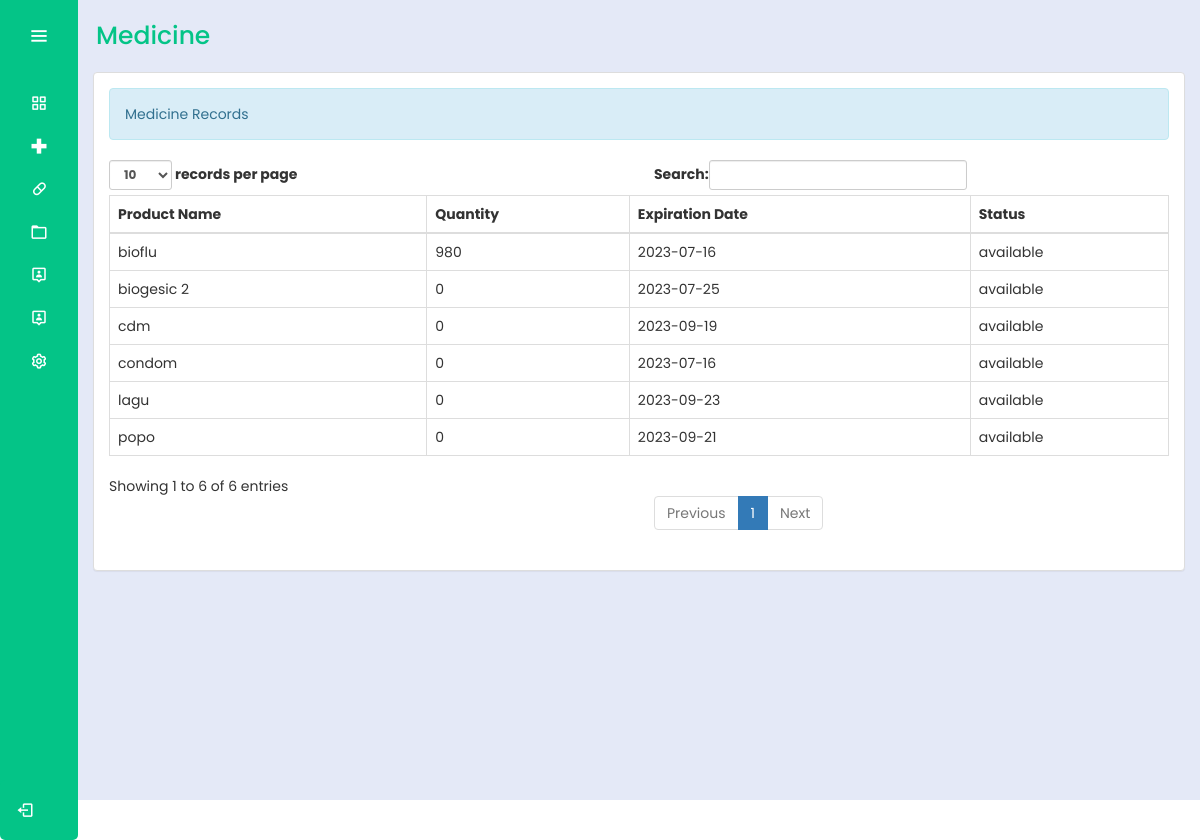
The app's page /admin/medicinerecords.php (signed in), older data.
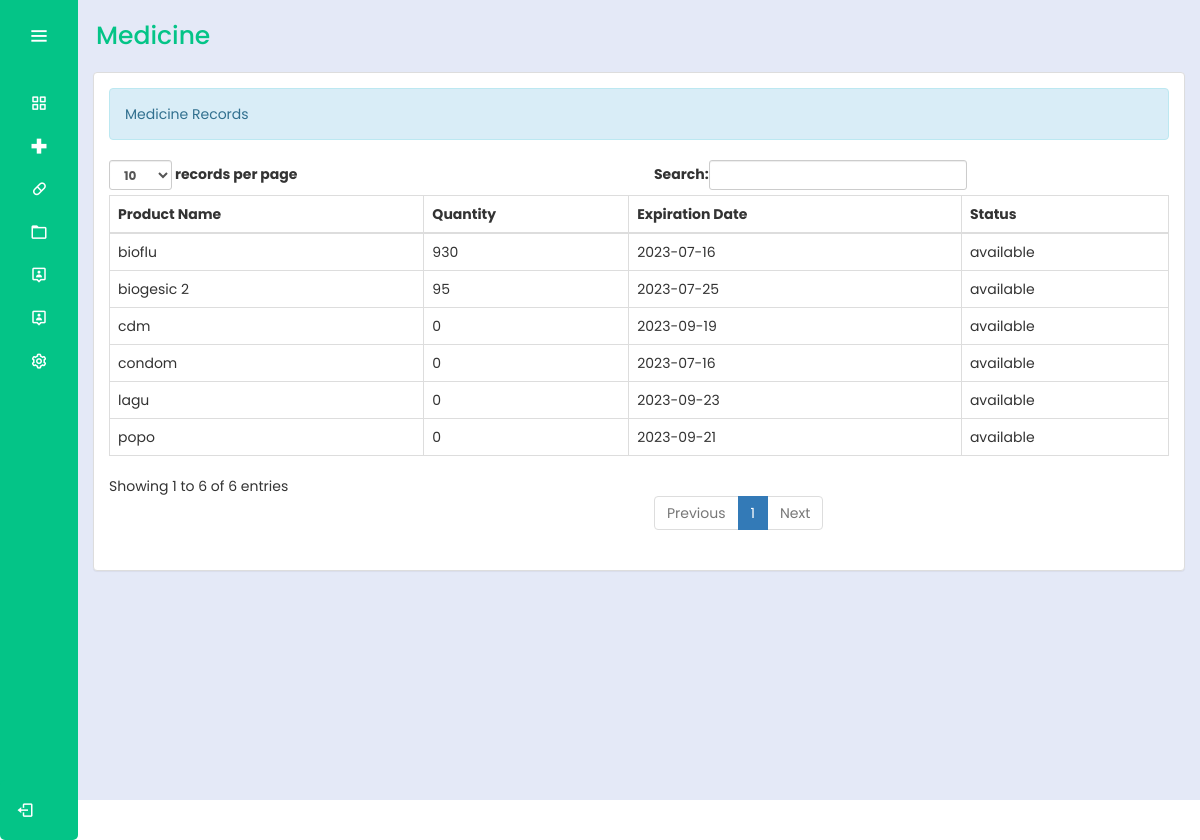
The same page, newer data.
### tables this page shows
CREATE TABLE `medicines` (
  `productId` int(30) NOT NULL,
  `productName` varchar(100) NOT NULL,
  `quantity1` int(10) NOT NULL,
  `total` int(10) NOT NULL,
  `expDate` date NOT NULL,
  `status` varchar(100) NOT NULL,
  `action` varchar(100) NOT NULL
);

### admin/medicinerecords.php (the view, shortened to what this page needs)
<?php
@include "../connection/connect.php";
if(isset($_SESSION['user_data'])){
?>
<!DOCTYPE html>
<html lang="en">
<head>
  <link rel="stylesheet" href="../cssmainmenu/style.css">
  <link href='https://unpkg.com/boxicons@2.1.4/css/boxicons.min.css' rel='stylesheet'>
  <link rel = "stylesheet" type = "text/css" href = "../css/bootstrap.css " />
		<link rel = "stylesheet" type = "text/css" href = "../css/style.css" />
</head>
<body>
  <div class="sidebar">
    <div class="logo_details">
      <i class="bx bx-menu" id="btn"></i>
    </div>
    <ul class="nav-list">
      <li>
        <a href="Dashboard.php">
          <i class="bx bx-grid-alt"></i>
        </a>
      </li>
      <li>
        <a href="medicinerecords.php">
          <i class="bx bx-plus-medical"></i>
        </a>
      </li>
      <li>
        <a href="Contraceptives.php">
          <i class="bx bx-capsule"></i>
        </a>
      </li>
      <li>
        <a href="records.php">
          <i class="bx bx-folder"></i>
        </a>
      </li>
      <li>
        <a href="RegisteredUserAdmin.php">
          <i class="bx bx-user-pin"></i>
        </a>
      </li>
      <li>
          <a href="account.php">
            <i class="bx bx-user-pin"></i>
          </a>
        </li>
      <li>
        <a href="#">
          <i class="bx bx-cog"></i>
        </a>
      </li>
      <li class="profile">
        <div class="profile_details">
           <div class="profile_content">
           <div class="name"><?php echo $_SESSION['user_data']['name']; ?></div>
          </div>
          </div>
  <a href="../logout.php" id="log_out">
    <i class="bx bx-log-out"></i>
  </a>
  </li>
    </ul>
  </div>
  <section class="home-section">
  <div class="text">Medicine</div>
  <div class="container-fluid">
		<div class="panel panel-default">
			<div class="panel-body">
      <div class = "alert alert-info">Medicine Records</div>
				<table id="table" class="table table-bordered">
					<thead>
						<tr>
							<th>Product Name</th>
							<th>Quantity</th>
							<th>Expiration Date</th>
							<th>Status</th>
						</tr>
					</thead>
					<tbody>
						<?php
							$query = $conn->query("SELECT * FROM `medicines`") or die(mysqli_error());
							while ($fetch = $query->fetch_array()) {
							?>
								<tr>
									<td><?php echo $fetch['productName'] ?></td>
									<td><?php echo $fetch['total'] ?></td>
									<td><?php echo $fetch['expDate'] ?></td>
                                    <td><?php echo $fetch['status'] ?></td>
						<?php
							}
						?>
					</tbody>
				</table>
			</div>
		</div>
	</div>
  </section>
      <br />
      <br />
</body>
</html>
<?php
}
else{
	header("Location:.././index.php?error=UnAuthorized Access");
}

Row changes from the older to the newer data that the page shows:
changed medicines "biogesic 2": total "0" → "95"
changed medicines "bioflu": total "980" → "930"
